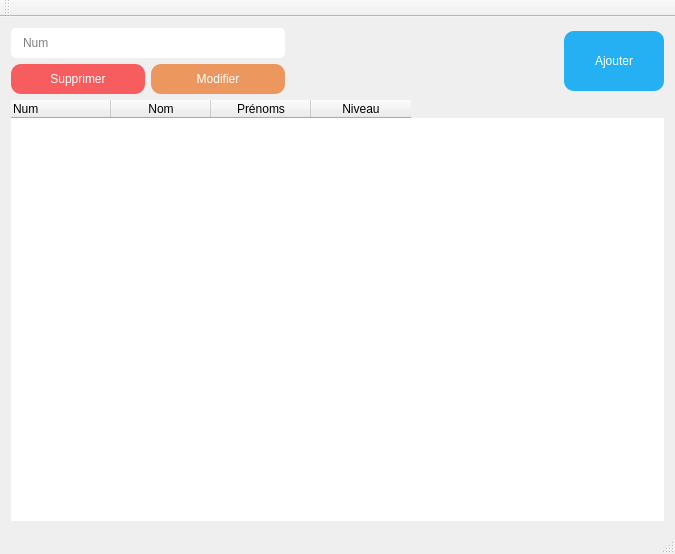
<?xml version="1.0" encoding="UTF-8"?>
<ui version="4.0">
 <class>MainWindow</class>
 <widget class="QMainWindow" name="MainWindow">
  <property name="geometry">
   <rect>
    <x>0</x>
    <y>0</y>
    <width>675</width>
    <height>554</height>
   </rect>
  </property>
  <property name="windowTitle">
   <string>MainWindow</string>
  </property>
  <property name="styleSheet">
   <string notr="true">font: 8pt &quot;Century Gothic&quot;;</string>
  </property>
  <widget class="QWidget" name="centralWidget">
   <layout class="QVBoxLayout" name="verticalLayout_2">
    <item>
     <layout class="QHBoxLayout" name="horizontalLayout_2">
      <item>
       <layout class="QVBoxLayout" name="verticalLayout">
        <item>
         <widget class="QLineEdit" name="num_input">
          <property name="minimumSize">
           <size>
            <width>0</width>
            <height>30</height>
           </size>
          </property>
          <property name="styleSheet">
           <string notr="true">QLineEdit{
border-radius: 5px;
padding-left: 10px
}</string>
          </property>
          <property name="placeholderText">
           <string>Num</string>
          </property>
         </widget>
        </item>
        <item>
         <layout class="QHBoxLayout" name="horizontalLayout">
          <item>
           <widget class="QPushButton" name="delete_btn">
            <property name="minimumSize">
             <size>
              <width>0</width>
              <height>30</height>
             </size>
            </property>
            <property name="cursor">
             <cursorShape>PointingHandCursor</cursorShape>
            </property>
            <property name="styleSheet">
             <string notr="true">QPushButton{
	background-color: rgb(247, 93, 95);
	border-radius: 10px;
	color: white;
}
QPushButton:hover{
	background-color: rgb(220, 70, 70);
}</string>
            </property>
            <property name="text">
             <string>Supprimer</string>
            </property>
           </widget>
          </item>
          <item>
           <widget class="QPushButton" name="update_btn">
            <property name="minimumSize">
             <size>
              <width>0</width>
              <height>30</height>
             </size>
            </property>
            <property name="cursor">
             <cursorShape>PointingHandCursor</cursorShape>
            </property>
            <property name="styleSheet">
             <string notr="true">QPushButton{
	background-color: rgb(236, 151, 94);
	border-radius: 10px;
	color: white;
}
QPushButton:hover{
	background-color: rgb(216, 131, 74);
}</string>
            </property>
            <property name="text">
             <string>Modifier</string>
            </property>
           </widget>
          </item>
         </layout>
        </item>
       </layout>
      </item>
      <item>
       <spacer name="horizontalSpacer">
        <property name="orientation">
         <enum>Qt::Horizontal</enum>
        </property>
        <property name="sizeType">
         <enum>QSizePolicy::MinimumExpanding</enum>
        </property>
        <property name="sizeHint" stdset="0">
         <size>
          <width>200</width>
          <height>20</height>
         </size>
        </property>
       </spacer>
      </item>
      <item>
       <widget class="QPushButton" name="add_btn">
        <property name="minimumSize">
         <size>
          <width>100</width>
          <height>60</height>
         </size>
        </property>
        <property name="cursor">
         <cursorShape>PointingHandCursor</cursorShape>
        </property>
        <property name="styleSheet">
         <string notr="true">QPushButton{
background-color: rgb(37, 176, 243);
color: white;
border-radius: 10px;
}
QPushButton:hover{
background-color: rgb(17, 156, 223);
}</string>
        </property>
        <property name="text">
         <string>Ajouter</string>
        </property>
       </widget>
      </item>
     </layout>
    </item>
    <item>
     <widget class="QTableWidget" name="tableWidget">
      <property name="enabled">
       <bool>true</bool>
      </property>
      <property name="minimumSize">
       <size>
        <width>501</width>
        <height>393</height>
       </size>
      </property>
      <property name="styleSheet">
       <string notr="true">QTableWidget{
	border-radius: 10px;
}</string>
      </property>
      <property name="sizeAdjustPolicy">
       <enum>QAbstractScrollArea::AdjustToContentsOnFirstShow</enum>
      </property>
      <column>
       <property name="text">
        <string>Num</string>
       </property>
       <property name="textAlignment">
        <set>AlignLeading|AlignVCenter</set>
       </property>
      </column>
      <column>
       <property name="text">
        <string>Nom</string>
       </property>
      </column>
      <column>
       <property name="text">
        <string>Prénoms</string>
       </property>
      </column>
      <column>
       <property name="text">
        <string>Niveau</string>
       </property>
      </column>
     </widget>
    </item>
   </layout>
  </widget>
  <widget class="QMenuBar" name="menuBar">
   <property name="geometry">
    <rect>
     <x>0</x>
     <y>0</y>
     <width>675</width>
     <height>23</height>
    </rect>
   </property>
  </widget>
  <widget class="QToolBar" name="mainToolBar">
   <attribute name="toolBarArea">
    <enum>TopToolBarArea</enum>
   </attribute>
   <attribute name="toolBarBreak">
    <bool>false</bool>
   </attribute>
  </widget>
  <widget class="QStatusBar" name="statusBar"/>
 </widget>
 <layoutdefault spacing="6" margin="11"/>
 <resources/>
 <connections/>
</ui>
